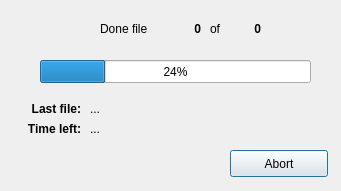
<?xml version="1.0" encoding="UTF-8"?>
<ui version="4.0">
 <class>OAProgress</class>
 <widget class="QDialog" name="OAProgress">
  <property name="geometry">
   <rect>
    <x>0</x>
    <y>0</y>
    <width>341</width>
    <height>191</height>
   </rect>
  </property>
  <property name="minimumSize">
   <size>
    <width>341</width>
    <height>171</height>
   </size>
  </property>
  <property name="maximumSize">
   <size>
    <width>341</width>
    <height>191</height>
   </size>
  </property>
  <property name="windowTitle">
   <string>Processing...</string>
  </property>
  <property name="windowIcon">
   <iconset resource="OAOffline.qrc">
    <normaloff>:/icons/mainIcon</normaloff>:/icons/mainIcon</iconset>
  </property>
  <widget class="QProgressBar" name="progress">
   <property name="geometry">
    <rect>
     <x>40</x>
     <y>60</y>
     <width>271</width>
     <height>23</height>
    </rect>
   </property>
   <property name="value">
    <number>24</number>
   </property>
  </widget>
  <widget class="QLabel" name="label">
   <property name="geometry">
    <rect>
     <x>10</x>
     <y>100</y>
     <width>71</width>
     <height>17</height>
    </rect>
   </property>
   <property name="font">
    <font>
     <weight>75</weight>
     <bold>true</bold>
    </font>
   </property>
   <property name="text">
    <string>Last file:</string>
   </property>
   <property name="alignment">
    <set>Qt::AlignRight|Qt::AlignTrailing|Qt::AlignVCenter</set>
   </property>
  </widget>
  <widget class="QLabel" name="filename">
   <property name="geometry">
    <rect>
     <x>90</x>
     <y>100</y>
     <width>231</width>
     <height>17</height>
    </rect>
   </property>
   <property name="text">
    <string>...</string>
   </property>
  </widget>
  <widget class="QWidget" name="widget" native="true">
   <property name="geometry">
    <rect>
     <x>90</x>
     <y>20</y>
     <width>181</width>
     <height>21</height>
    </rect>
   </property>
   <widget class="QLabel" name="total_num">
    <property name="geometry">
     <rect>
      <x>140</x>
      <y>0</y>
      <width>31</width>
      <height>17</height>
     </rect>
    </property>
    <property name="font">
     <font>
      <weight>75</weight>
      <bold>true</bold>
     </font>
    </property>
    <property name="text">
     <string>0</string>
    </property>
    <property name="alignment">
     <set>Qt::AlignRight|Qt::AlignTrailing|Qt::AlignVCenter</set>
    </property>
   </widget>
   <widget class="QLabel" name="label_3">
    <property name="geometry">
     <rect>
      <x>10</x>
      <y>0</y>
      <width>61</width>
      <height>17</height>
     </rect>
    </property>
    <property name="text">
     <string>Done file </string>
    </property>
   </widget>
   <widget class="QLabel" name="current_num">
    <property name="geometry">
     <rect>
      <x>80</x>
      <y>0</y>
      <width>31</width>
      <height>17</height>
     </rect>
    </property>
    <property name="font">
     <font>
      <weight>75</weight>
      <bold>true</bold>
     </font>
    </property>
    <property name="text">
     <string>0</string>
    </property>
    <property name="alignment">
     <set>Qt::AlignRight|Qt::AlignTrailing|Qt::AlignVCenter</set>
    </property>
   </widget>
   <widget class="QLabel" name="label_6">
    <property name="geometry">
     <rect>
      <x>120</x>
      <y>0</y>
      <width>16</width>
      <height>17</height>
     </rect>
    </property>
    <property name="text">
     <string>of</string>
    </property>
   </widget>
  </widget>
  <widget class="QPushButton" name="abort_button">
   <property name="geometry">
    <rect>
     <x>230</x>
     <y>150</y>
     <width>98</width>
     <height>27</height>
    </rect>
   </property>
   <property name="text">
    <string>Abort</string>
   </property>
  </widget>
  <widget class="QLabel" name="label_2">
   <property name="geometry">
    <rect>
     <x>10</x>
     <y>120</y>
     <width>71</width>
     <height>17</height>
    </rect>
   </property>
   <property name="font">
    <font>
     <weight>75</weight>
     <bold>true</bold>
    </font>
   </property>
   <property name="text">
    <string>Time left:</string>
   </property>
   <property name="alignment">
    <set>Qt::AlignRight|Qt::AlignTrailing|Qt::AlignVCenter</set>
   </property>
  </widget>
  <widget class="QLabel" name="time_left">
   <property name="geometry">
    <rect>
     <x>90</x>
     <y>120</y>
     <width>231</width>
     <height>17</height>
    </rect>
   </property>
   <property name="text">
    <string>...</string>
   </property>
  </widget>
 </widget>
 <resources>
  <include location="OAOffline.qrc"/>
 </resources>
 <connections/>
</ui>
